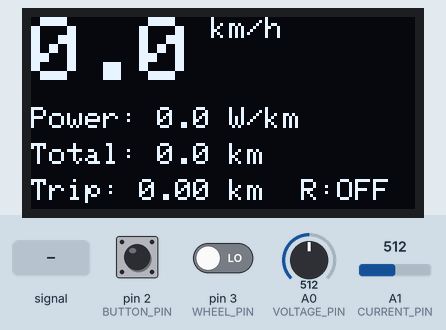
Recording of a sketch running on a simulated Arduino Uno, built with avr-gcc and run on an emulated ATmega328P. Parts: 128×64 one-colour display. Inputs (shaded band) come from the test bench; at power-on: pin 2 (BUTTON_PIN) HIGH, pin 3 (WHEEL_PIN) LOW, A0 (VOLTAGE_PIN) = 512, A1 (CURRENT_PIN) = 512.

Above: at 3.2 s.
3.3 s: pin 2 (BUTTON_PIN) pulled LOW for 1 s
At 4.2 s:
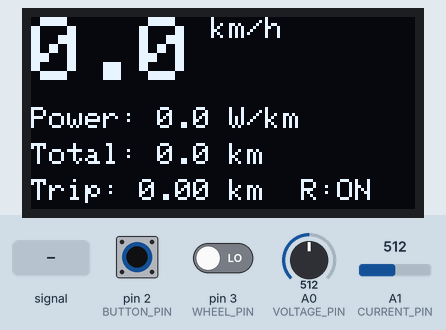
6.2 s: pin 3 (WHEEL_PIN) driven HIGH
At 7.2 s:
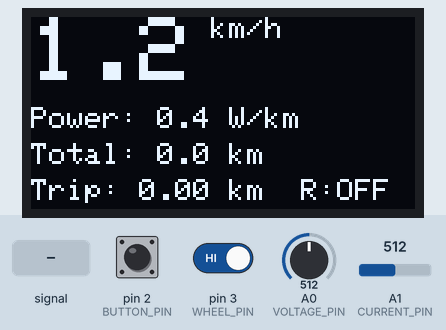
7.8 s: A0 (VOLTAGE_PIN) set to 716
At 10.7 s:
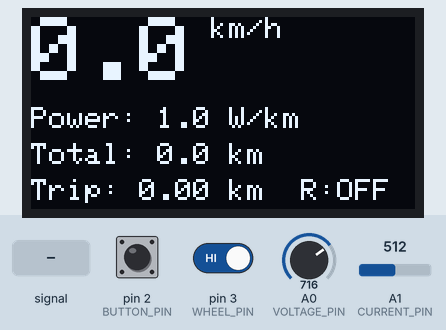
10.8 s: A1 (CURRENT_PIN) fed a 200 Hz sine of ±81 counts around its level
At 13.5 s:
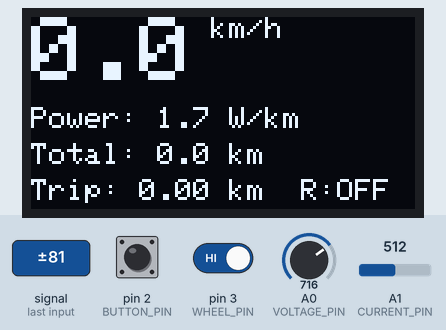
13.8 s: A0 (VOLTAGE_PIN) fed a 200 Hz sine of ±81 counts around its level
At 15.3 s:
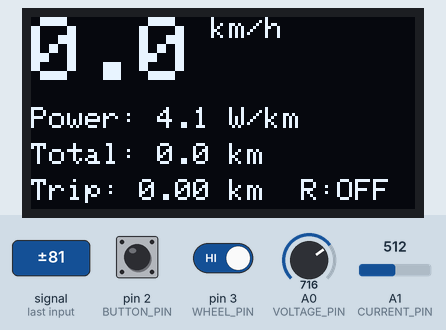
16.3 s: A1 (CURRENT_PIN) set to 716
At 16.9 s:
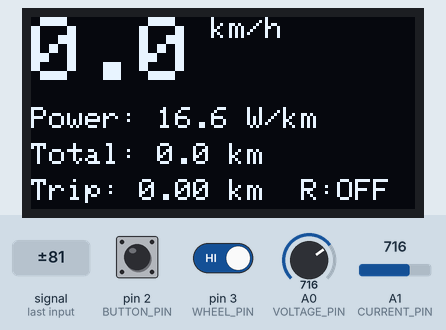
Timing chart, 0 to 18.9 s (numbered marks = the images above; inputs shaded):
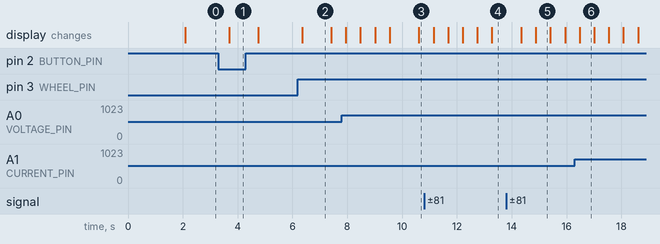

The sketch:

ebike_simple.ino
```cpp
// Libraries
#include <SPI.h>
#include <Wire.h>
#include <Adafruit_GFX.h>
#include <Adafruit_SSD1306.h>
#include <LowPower.h>

// Forward declarations
void buttonHandler();
void wheelHandler();
void updateButton();
void updateWheel();
void updateSpeedAndDistance();
void updateVoltageAndCurrent();
void updateDisplay();
float readEEPROM();
void writeEEPROM(float value);

// Display settings
#define SCREEN_WIDTH 128 // OLED display width, in pixels
#define SCREEN_HEIGHT 64 // OLED display height, in pixels
#define OLED_MOSI   9
#define OLED_CLK   10
#define OLED_DC    11
#define OLED_CS    12
#define OLED_RESET 13
Adafruit_SSD1306 display(SCREEN_WIDTH, SCREEN_HEIGHT,
  OLED_MOSI, OLED_CLK, OLED_DC, OLED_RESET, OLED_CS);
#define BRIGHTNESS_MAX 255 // Maximum brightness value
#define BRIGHTNESS_MIN 0 // Minimum brightness value
#define BRIGHTNESS_STEP 5 // Brightness decrement step
int brightness = BRIGHTNESS_MAX; // Current brightness value
unsigned long lastDisplayUpdate = 0;
#define DISPLAY_INTERVAL 500 // Update display every 500ms

// Button settings
#define BUTTON_PIN 2 // Pin for the reset button
#define BUTTON_DEBOUNCE 50 // Debounce time in milliseconds
volatile bool buttonState = false; // Current state of the button
bool lastButtonState = false; // Previous state of the button
volatile unsigned long lastButtonDebounceTime = 0; // Last time the button state changed

// Wheel settings
#define WHEEL_PIN 3 // Pin for the wheel sensor
#define WHEEL_DIAMETER 0.66 // Wheel diameter in meters
#define WHEEL_CIRCUMFERENCE (WHEEL_DIAMETER * PI) // Wheel circumference in meters
volatile unsigned long wheelCount = 0; // Number of wheel rotations since last update
volatile unsigned long lastWheelTime = 0; // Last time the wheel rotated
volatile unsigned long lastWheelTime_prev = 0; // Second to last wheel rotation time
volatile unsigned long lastWheelDebounceTime = 0; // Last time the wheel sensor state changed
float wheelSpeed = 0; // Current speed in km/h
float tripDistance = 0; // Current trip distance in km
float totalDistance = 0; // Total distance in km
#define WHEEL_TIMEOUT 300000 // Timeout for wheel inactivity in milliseconds
#define WHEEL_MIN_SPEED 0.5 // Minimum speed to consider in km/h
#define WHEEL_DEBOUNCE 10 // Debounce time for wheel sensor in milliseconds
volatile bool wheelState = false; // Current state of the wheel sensor
bool lastWheelState = false; // Previous state of the wheel sensor

// Voltage and current settings
#define VOLTAGE_PIN A0 // Pin for the voltage sensor
#define CURRENT_PIN A1 // Pin for the current sensor
#define VOLTAGE_DIVIDER 10 // Voltage divider ratio
#define CURRENT_ZERO 2.5 // Zero current voltage
#define CURRENT_SENSITIVITY 0.066 // Current sensitivity in V/A
float voltage = 0; // Current voltage in V
float current = 0; // Current current in A
float power = 0; // Current power in W
float energy = 0; // Current energy in Wh
float wattsPerKm = 0; // Current watts per km

// EEPROM settings
#include <EEPROM.h>
#define EEPROM_SIZE 4 // Size of EEPROM in bytes
#define EEPROM_ADDR 0 // Starting address of EEPROM

// Sleep settings
#define SLEEP_TIME 8 // Sleep time in seconds
#define SLEEP_CYCLES (WHEEL_TIMEOUT / (SLEEP_TIME * 1000)) // Number of sleep cycles before deep sleep
unsigned int sleepCount = 0; // Number of sleep cycles

// Setup function
void setup() {
  // Initialize serial communication
  Serial.begin(9600);

  // Initialize display
  display.begin(SSD1306_SWITCHCAPVCC);
  display.clearDisplay();
  display.setTextSize(1);
  display.setTextColor(WHITE);
  display.setCursor(0,0);
  display.println("Bicycle Computer");
  display.display();
  delay(2000);

  // Initialize button
  pinMode(BUTTON_PIN, INPUT_PULLUP);
  attachInterrupt(digitalPinToInterrupt(BUTTON_PIN), buttonHandler, CHANGE);

  // Initialize wheel
  pinMode(WHEEL_PIN, INPUT);
  attachInterrupt(digitalPinToInterrupt(WHEEL_PIN), wheelHandler, CHANGE);

  // Initialize voltage and current
  pinMode(VOLTAGE_PIN, INPUT);
  pinMode(CURRENT_PIN, INPUT);

  // Read total distance from EEPROM
  totalDistance = readEEPROM();
  if (isnan(totalDistance)) totalDistance = 0;
}

// Loop function
void loop() {
  // Update button state
  updateButton();

  // Update wheel state
  updateWheel();

  // Update wheel speed and distance
  updateSpeedAndDistance();

  // Update voltage and current
  updateVoltageAndCurrent();

  // Update display
  if (millis() - lastDisplayUpdate >= DISPLAY_INTERVAL) {
    updateDisplay();
    lastDisplayUpdate = millis();
  }

  // Check if wheel is inactive
  if (millis() - lastWheelTime > WHEEL_TIMEOUT) {
    // Increment sleep count
    sleepCount++;

    // Check if sleep count reached the limit
    if (sleepCount >= SLEEP_CYCLES) {
      // Save trip and total distance to EEPROM
      writeEEPROM(totalDistance);

      // Clear display
      display.clearDisplay();
      display.display();

      // Enter deep sleep mode
      LowPower.powerDown(SLEEP_FOREVER, ADC_OFF, BOD_OFF);

      // Reset sleep count
      sleepCount = 0;
    }
    else {
      // Enter sleep mode
      LowPower.sleep(SLEEP_TIME * 1000);
    }
  }
  else {
    // Reset sleep count
    sleepCount = 0;
  }
}

// Button interrupt handler
void buttonHandler() {
  // Get the current time
  unsigned long currentTime = millis();

  // Check if the button state changed
  if (currentTime - lastButtonDebounceTime > BUTTON_DEBOUNCE) {
    // Update the last debounce time
    lastButtonDebounceTime = currentTime;

    // Toggle the button state
    buttonState = !buttonState;
  }
}

// Wheel interrupt handler
void wheelHandler() {
  // Get the current time
  unsigned long currentTime = millis();

  // Check if the wheel state changed
  if (currentTime - lastWheelDebounceTime > WHEEL_DEBOUNCE) {
    // Update the last debounce time
    lastWheelDebounceTime = currentTime;

    // Toggle the wheel state
    wheelState = !wheelState;
  }
}

// Update button state
void updateButton() {
  bool currentButtonState;
  noInterrupts();
  currentButtonState = buttonState;
  interrupts();

  // Check if the button state changed
  if (currentButtonState != lastButtonState) {
    // Update the last button state
    lastButtonState = currentButtonState;

    // Check if the button is pressed
    if (currentButtonState == true) {
      // Reset the trip distance
      tripDistance = 0;

      // Reset the energy
      energy = 0;
    }
  }
}

// Update wheel state
void updateWheel() {
  bool currentWheelState;
  noInterrupts();
  currentWheelState = wheelState;
  interrupts();

  // Check if the wheel state changed
  if (currentWheelState != lastWheelState) {
    // Update the last wheel state
    lastWheelState = currentWheelState;

    // Check if the wheel is rotating
    if (currentWheelState == true) {
      noInterrupts();
      // Increment the wheel count
      wheelCount++;

      // Update the last wheel times
      lastWheelTime_prev = lastWheelTime;
      lastWheelTime = millis();
      interrupts();

      // Restore the brightness to maximum
      brightness = BRIGHTNESS_MAX;
    }
  }
}

// Update wheel speed and distance
void updateSpeedAndDistance() {
  unsigned long count;
  unsigned long lastTime;
  unsigned long lastTime_prev;
  unsigned long currentTime = millis();

  noInterrupts();
  count = wheelCount;
  lastTime = lastWheelTime;
  lastTime_prev = lastWheelTime_prev;
  wheelCount = 0;
  interrupts();

  if (count > 0) {
    unsigned long timeElapsed = lastTime - lastTime_prev;
    if (timeElapsed > 0) {
      // Calculate speed in km/h based on interval between rotations
      wheelSpeed = (WHEEL_CIRCUMFERENCE * 3600.0) / timeElapsed;
    }

    // Accumulate distance
    float distance = (WHEEL_CIRCUMFERENCE * count) / 1000.0;
    tripDistance += distance;
    totalDistance += distance;
  } else {
    // If no rotation for a while, set speed to 0
    if (currentTime - lastTime > 2000) {
      wheelSpeed = 0;
    }
  }
}

// Update voltage and current
void updateVoltageAndCurrent() {
  // Read the analog values from the sensors
  int voltageRaw = analogRead(VOLTAGE_PIN);
  int currentRaw = analogRead(CURRENT_PIN);

  // Convert the raw values to voltage and current
  voltage = (voltageRaw * 5.0 / 1023.0) * VOLTAGE_DIVIDER; // Voltage divider formula
  current = ((currentRaw * 5.0 / 1023.0) - CURRENT_ZERO) / CURRENT_SENSITIVITY; // ACS712 formula

  // Calculate the power
  power = voltage * current; // Power formula

  static unsigned long lastEnergyUpdate = 0;
  unsigned long currentTime = millis();
  if (lastEnergyUpdate != 0) {
    energy += power * (currentTime - lastEnergyUpdate) / 3600000.0; // Energy formula in Wh
  }
  lastEnergyUpdate = currentTime;

  // Calculate the watts per km
  if (tripDistance > 0.001) {
    wattsPerKm = energy / tripDistance; // Watts per km formula
  }
  else {
    wattsPerKm = 0;
  }
}

// Update display
void updateDisplay() {
  // Clear display
  display.clearDisplay();

  // Set the display brightness
  display.dim(brightness < BRIGHTNESS_MAX);

  // Display current speed in big font
  display.setTextSize(3);
  display.setTextColor(WHITE);
  display.setCursor(0, 0);
  display.print(wheelSpeed, 1);
  display.setTextSize(1);
  display.print(" km/h");

  // Display the watts per km
  display.setTextSize(1);
  display.setCursor(0, 30);
  display.print("Power: ");
  display.print(wattsPerKm, 1);
  display.print(" W/km");

  // Middle line: Total Distance
  display.setCursor(0, 42);
  display.print("Total: ");
  display.print(totalDistance, 1);
  display.print(" km");

  // Bottom line: Trip and Reset state
  display.setCursor(0, 54);
  display.print("Trip: ");
  display.print(tripDistance, 2);
  display.print(" km");

  display.setCursor(90, 54);
  display.print("R:");
  display.print(buttonState ? "ON" : "OFF");

  // Display the data
  display.display();

  // Decrement the brightness by the step
  brightness -= BRIGHTNESS_STEP;

  // Constrain the brightness to the minimum value
  brightness = max(brightness, BRIGHTNESS_MIN);
}

// Read float value from EEPROM
float readEEPROM() {
  // Create a union of shared memory space
  union {
    float f;
    byte b[4];
  } data;

  // Read 4 bytes from EEPROM into the union
  for (int i = 0; i < 4; i++) {
    data.b[i] = EEPROM.read(EEPROM_ADDR + i);
  }

  // Return the float value
  return data.f;
}

// Write float value to EEPROM
void writeEEPROM(float value) {
  // Create a union of shared memory space
  union {
    float f;
    byte b[4];
  } data;

  // Assign the float value to the union
  data.f = value;

  // Write 4 bytes from the union to EEPROM
  for (int i = 0; i < 4; i++) {
    EEPROM.write(EEPROM_ADDR + i, data.b[i]);
  }
}
```

Measured:
- after the input at 3.3 s, the display: changes after 0.39 s (image 1)
- after the input at 6.2 s, the display: changes after 0.15 s (image 2)
- what the display in image 2 shows lasts 1.0 s, from 6.4 s to 7.4 s
- what the display in image 5 shows lasts 0.5 s, from 14.9 s to 15.4 s
